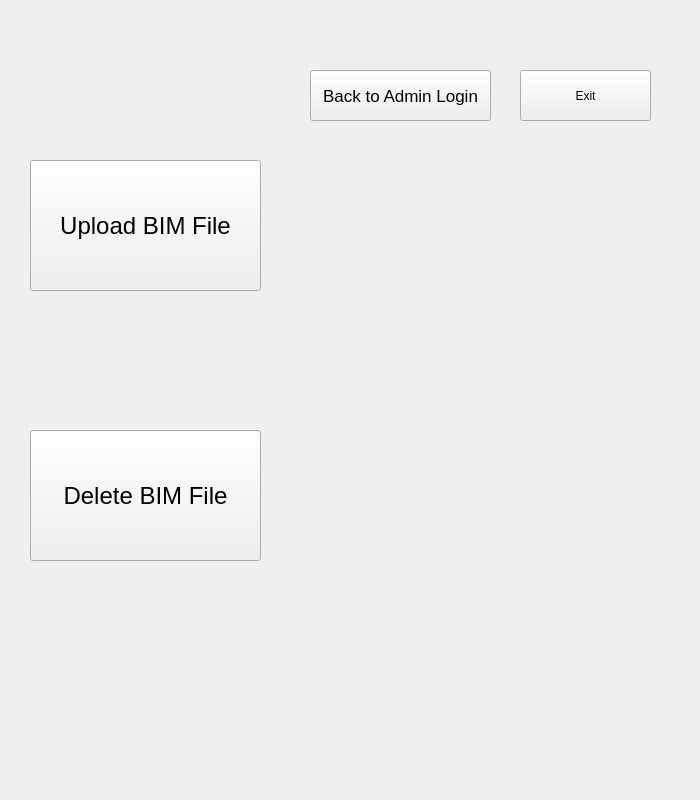
<?xml version="1.0" encoding="UTF-8"?>
<ui version="4.0">
 <class>Form</class>
 <widget class="QWidget" name="Form">
  <property name="geometry">
   <rect>
    <x>0</x>
    <y>0</y>
    <width>700</width>
    <height>800</height>
   </rect>
  </property>
  <property name="windowTitle">
   <string>Form</string>
  </property>
  <widget class="QPushButton" name="DeleteButton">
   <property name="geometry">
    <rect>
     <x>30</x>
     <y>430</y>
     <width>231</width>
     <height>131</height>
    </rect>
   </property>
   <property name="font">
    <font>
     <pointsize>18</pointsize>
    </font>
   </property>
   <property name="text">
    <string>Delete BIM File</string>
   </property>
  </widget>
  <widget class="QPushButton" name="BacktoLoginButton">
   <property name="geometry">
    <rect>
     <x>310</x>
     <y>70</y>
     <width>181</width>
     <height>51</height>
    </rect>
   </property>
   <property name="font">
    <font>
     <pointsize>13</pointsize>
    </font>
   </property>
   <property name="text">
    <string>Back to Admin Login</string>
   </property>
  </widget>
  <widget class="QStackedWidget" name="stackedWidgetbimfile">
   <property name="geometry">
    <rect>
     <x>310</x>
     <y>160</y>
     <width>371</width>
     <height>411</height>
    </rect>
   </property>
   <widget class="QWidget" name="homepage"/>
   <widget class="QWidget" name="uploadpage">
    <widget class="QListView" name="uploadlistView">
     <property name="geometry">
      <rect>
       <x>35</x>
       <y>10</y>
       <width>291</width>
       <height>261</height>
      </rect>
     </property>
    </widget>
    <widget class="QLabel" name="modellabel">
     <property name="geometry">
      <rect>
       <x>30</x>
       <y>310</y>
       <width>121</width>
       <height>21</height>
      </rect>
     </property>
     <property name="font">
      <font>
       <pointsize>14</pointsize>
      </font>
     </property>
     <property name="text">
      <string>Model Name:</string>
     </property>
    </widget>
    <widget class="QTextEdit" name="modeltextEdit">
     <property name="geometry">
      <rect>
       <x>150</x>
       <y>300</y>
       <width>171</width>
       <height>41</height>
      </rect>
     </property>
     <property name="font">
      <font>
       <pointsize>14</pointsize>
      </font>
     </property>
    </widget>
    <widget class="QPushButton" name="UploadconfirmButton">
     <property name="geometry">
      <rect>
       <x>190</x>
       <y>360</y>
       <width>131</width>
       <height>41</height>
      </rect>
     </property>
     <property name="text">
      <string>Confirm</string>
     </property>
    </widget>
    <widget class="QPushButton" name="FilePathButton">
     <property name="geometry">
      <rect>
       <x>30</x>
       <y>360</y>
       <width>131</width>
       <height>41</height>
      </rect>
     </property>
     <property name="text">
      <string>File Path</string>
     </property>
    </widget>
   </widget>
   <widget class="QWidget" name="Uploadpage_2">
    <widget class="QLabel" name="uploadlabel">
     <property name="geometry">
      <rect>
       <x>20</x>
       <y>20</y>
       <width>181</width>
       <height>51</height>
      </rect>
     </property>
     <property name="font">
      <font>
       <pointsize>20</pointsize>
      </font>
     </property>
     <property name="text">
      <string>File Uploaded.</string>
     </property>
    </widget>
   </widget>
   <widget class="QWidget" name="Deletepage">
    <widget class="QPushButton" name="DeleteconfirmButton">
     <property name="geometry">
      <rect>
       <x>120</x>
       <y>300</y>
       <width>131</width>
       <height>41</height>
      </rect>
     </property>
     <property name="text">
      <string>Delete</string>
     </property>
    </widget>
    <widget class="QListView" name="deletelistView">
     <property name="geometry">
      <rect>
       <x>35</x>
       <y>10</y>
       <width>291</width>
       <height>261</height>
      </rect>
     </property>
    </widget>
   </widget>
   <widget class="QWidget" name="Deletepage_2">
    <widget class="QLabel" name="deletelabel">
     <property name="geometry">
      <rect>
       <x>50</x>
       <y>30</y>
       <width>181</width>
       <height>51</height>
      </rect>
     </property>
     <property name="font">
      <font>
       <pointsize>20</pointsize>
      </font>
     </property>
     <property name="text">
      <string>File Deleted.</string>
     </property>
    </widget>
   </widget>
  </widget>
  <widget class="QPushButton" name="UploadButton">
   <property name="geometry">
    <rect>
     <x>30</x>
     <y>160</y>
     <width>231</width>
     <height>131</height>
    </rect>
   </property>
   <property name="font">
    <font>
     <pointsize>18</pointsize>
    </font>
   </property>
   <property name="text">
    <string>Upload BIM File</string>
   </property>
  </widget>
  <widget class="QPushButton" name="ExitButton">
   <property name="geometry">
    <rect>
     <x>520</x>
     <y>70</y>
     <width>131</width>
     <height>51</height>
    </rect>
   </property>
   <property name="text">
    <string>Exit</string>
   </property>
  </widget>
 </widget>
 <resources/>
 <connections/>
</ui>
